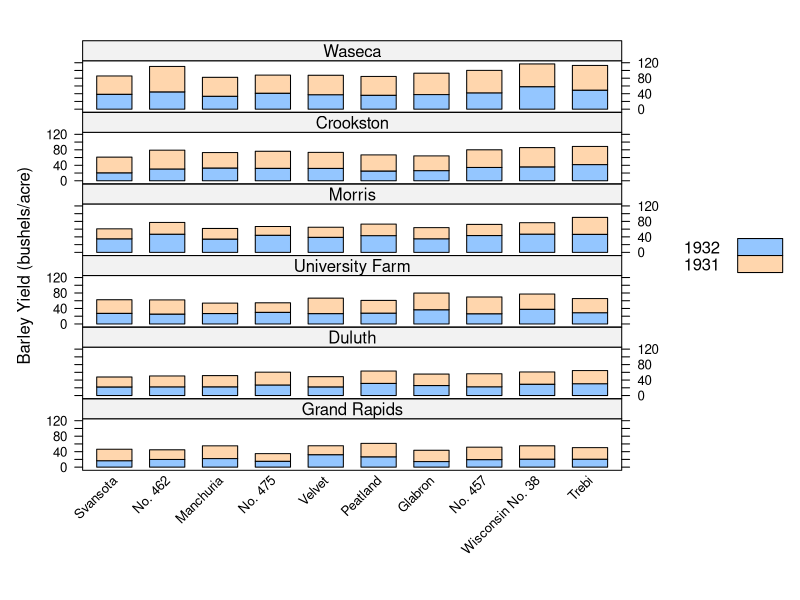
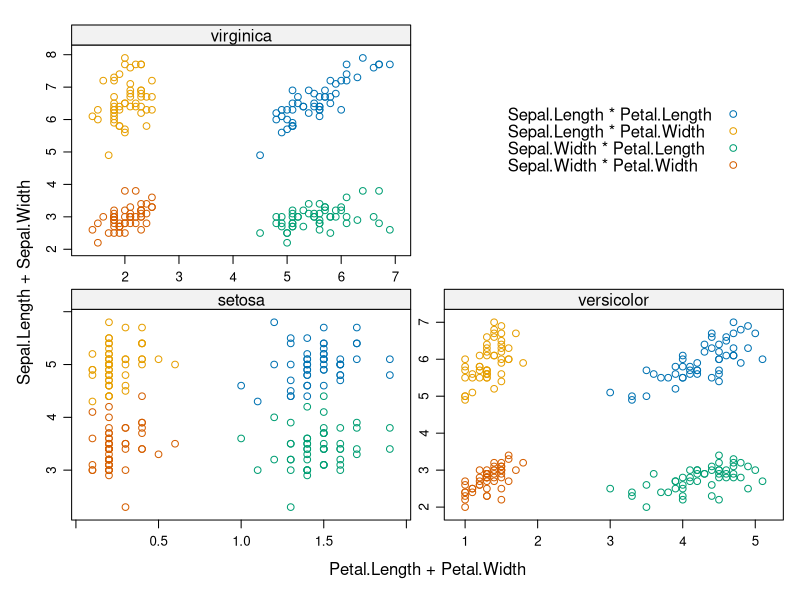
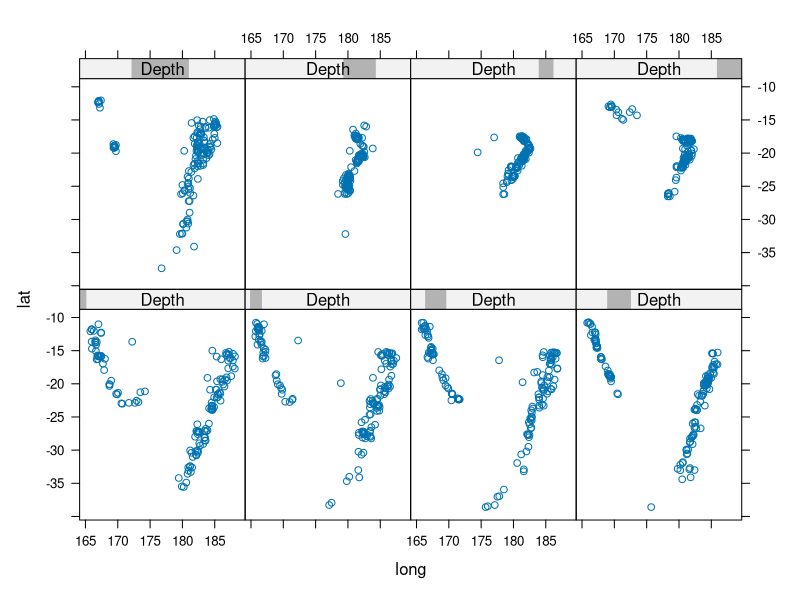

Here is the R script that generated these plots, in order:
library(lattice)

# trellis1.pdf
pdf("trellis1.pdf", bg="transparent")
plot <- barchart(yield ~ variety | site, data = barley,
                 groups = year, layout = c(1,6), stack = TRUE,
                 auto.key = list(space = "right"),
                 ylab = "Barley Yield (bushels/acre)",
                 scales = list(x = list(rot = 45)))
print(plot)
dev.off()

# trellis2.pdf
pdf("trellis2.pdf", bg="transparent")
plot <- xyplot(Sepal.Length + Sepal.Width ~ Petal.Length + Petal.Width | Species,
               data = iris, scales = "free", layout = c(2, 2),
               auto.key = list(x = .6, y = .7, corner = c(0, 0)))
print(plot)
dev.off()

# trellis3.pdf
pdf("trellis3.pdf", bg="transparent")
Depth <- equal.count(quakes$depth, number=8, overlap=.1)
plot <- xyplot(lat ~ long | Depth, data = quakes)
print(plot)
dev.off()
